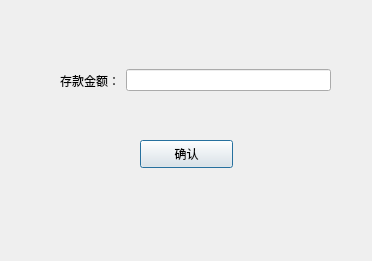
<?xml version="1.0" encoding="UTF-8"?>
<ui version="4.0">
 <class>deposit</class>
 <widget class="QDialog" name="deposit">
  <property name="geometry">
   <rect>
    <x>0</x>
    <y>0</y>
    <width>372</width>
    <height>261</height>
   </rect>
  </property>
  <property name="windowTitle">
   <string>Dialog</string>
  </property>
  <widget class="QPushButton" name="verify_button">
   <property name="geometry">
    <rect>
     <x>140</x>
     <y>140</y>
     <width>93</width>
     <height>28</height>
    </rect>
   </property>
   <property name="text">
    <string>确认</string>
   </property>
  </widget>
  <widget class="QWidget" name="">
   <property name="geometry">
    <rect>
     <x>60</x>
     <y>50</y>
     <width>271</width>
     <height>61</height>
    </rect>
   </property>
   <layout class="QHBoxLayout" name="horizontalLayout">
    <item>
     <widget class="QLabel" name="deposit_label">
      <property name="minimumSize">
       <size>
        <width>0</width>
        <height>0</height>
       </size>
      </property>
      <property name="sizeIncrement">
       <size>
        <width>0</width>
        <height>0</height>
       </size>
      </property>
      <property name="text">
       <string>存款金额：</string>
      </property>
     </widget>
    </item>
    <item>
     <widget class="QLineEdit" name="damount_edit"/>
    </item>
   </layout>
  </widget>
 </widget>
 <resources/>
 <connections>
  <connection>
   <sender>verify_button</sender>
   <signal>clicked()</signal>
   <receiver>deposit</receiver>
   <slot>close()</slot>
   <hints>
    <hint type="sourcelabel">
     <x>185</x>
     <y>150</y>
    </hint>
    <hint type="destinationlabel">
     <x>88</x>
     <y>189</y>
    </hint>
   </hints>
  </connection>
 </connections>
</ui>
